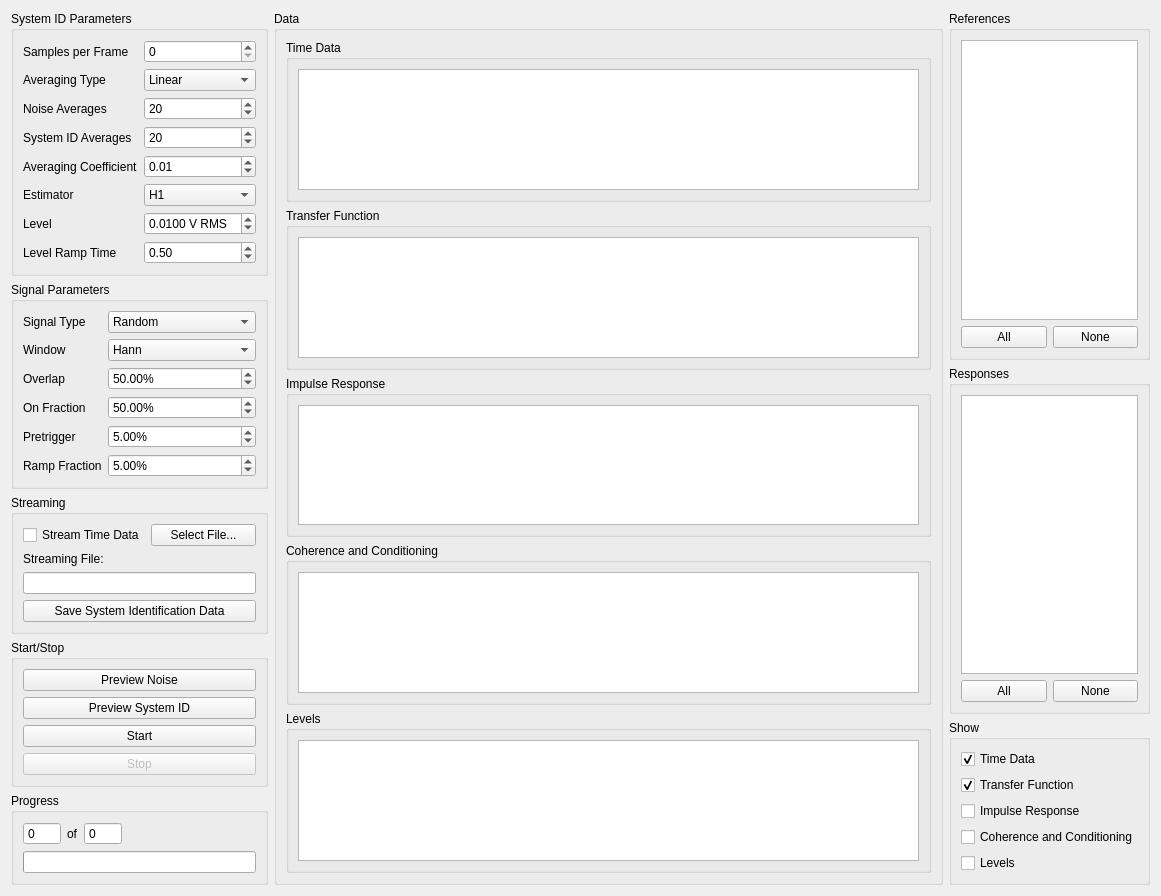
<?xml version="1.0" encoding="UTF-8"?>
<ui version="4.0">
 <class>system_identification</class>
 <widget class="QWidget" name="system_identification">
  <property name="geometry">
   <rect>
    <x>0</x>
    <y>0</y>
    <width>1161</width>
    <height>825</height>
   </rect>
  </property>
  <property name="windowTitle">
   <string>Form</string>
  </property>
  <layout class="QHBoxLayout" name="horizontalLayout_4" stretch="0,1,0">
   <item>
    <layout class="QVBoxLayout" name="parameters_and_control_layout">
     <item>
      <widget class="QGroupBox" name="parameters_groupbox">
       <property name="sizePolicy">
        <sizepolicy hsizetype="Minimum" vsizetype="Preferred">
         <horstretch>0</horstretch>
         <verstretch>0</verstretch>
        </sizepolicy>
       </property>
       <property name="title">
        <string>System ID Parameters</string>
       </property>
       <layout class="QFormLayout" name="formLayout">
        <item row="0" column="0">
         <widget class="QLabel" name="samplesPerFrameLabel">
          <property name="text">
           <string>Samples per Frame</string>
          </property>
         </widget>
        </item>
        <item row="0" column="1">
         <widget class="QSpinBox" name="samplesPerFrameSpinBox">
          <property name="toolTip">
           <string>Samples per measurement frame used in the system identification</string>
          </property>
          <property name="maximum">
           <number>999999999</number>
          </property>
         </widget>
        </item>
        <item row="1" column="0">
         <widget class="QLabel" name="averagingTypeLabel">
          <property name="text">
           <string>Averaging Type</string>
          </property>
         </widget>
        </item>
        <item row="1" column="1">
         <widget class="QComboBox" name="averagingTypeComboBox">
          <property name="sizePolicy">
           <sizepolicy hsizetype="Minimum" vsizetype="Fixed">
            <horstretch>0</horstretch>
            <verstretch>0</verstretch>
           </sizepolicy>
          </property>
          <property name="toolTip">
           <string>Type of averaging used in the system identification.  Linear averaging weights each measurement frame equally.  Exponential averaging treats more recent averages with a higher weight.</string>
          </property>
          <item>
           <property name="text">
            <string>Linear</string>
           </property>
          </item>
          <item>
           <property name="text">
            <string>Exponential</string>
           </property>
          </item>
         </widget>
        </item>
        <item row="2" column="0">
         <widget class="QLabel" name="noiseAveragesLabel">
          <property name="text">
           <string>Noise Averages</string>
          </property>
         </widget>
        </item>
        <item row="2" column="1">
         <widget class="QSpinBox" name="noiseAveragesSpinBox">
          <property name="toolTip">
           <string>Number of measurement frames to acquire to analyze the noise level of the test.</string>
          </property>
          <property name="minimum">
           <number>1</number>
          </property>
          <property name="maximum">
           <number>999</number>
          </property>
          <property name="value">
           <number>20</number>
          </property>
         </widget>
        </item>
        <item row="3" column="0">
         <widget class="QLabel" name="systemIDAveragesLabel">
          <property name="text">
           <string>System ID Averages</string>
          </property>
         </widget>
        </item>
        <item row="3" column="1">
         <widget class="QSpinBox" name="systemIDAveragesSpinBox">
          <property name="toolTip">
           <string>Number of measurement frames to acquire to identify the system and compute transfer functions.</string>
          </property>
          <property name="minimum">
           <number>1</number>
          </property>
          <property name="maximum">
           <number>999</number>
          </property>
          <property name="value">
           <number>20</number>
          </property>
         </widget>
        </item>
        <item row="4" column="0">
         <widget class="QLabel" name="averagingCoefficientLabel">
          <property name="text">
           <string>Averaging Coefficient</string>
          </property>
         </widget>
        </item>
        <item row="4" column="1">
         <widget class="QDoubleSpinBox" name="averagingCoefficientDoubleSpinBox">
          <property name="toolTip">
           <string>Averaging coefficient used to weight the most recent measurement frame if exponential averaging is used.</string>
          </property>
          <property name="maximum">
           <double>1.000000000000000</double>
          </property>
          <property name="singleStep">
           <double>0.010000000000000</double>
          </property>
          <property name="value">
           <double>0.010000000000000</double>
          </property>
         </widget>
        </item>
        <item row="5" column="0">
         <widget class="QLabel" name="estimatorLabel">
          <property name="text">
           <string>Estimator</string>
          </property>
         </widget>
        </item>
        <item row="5" column="1">
         <widget class="QComboBox" name="estimatorComboBox">
          <property name="sizePolicy">
           <sizepolicy hsizetype="Minimum" vsizetype="Fixed">
            <horstretch>0</horstretch>
            <verstretch>0</verstretch>
           </sizepolicy>
          </property>
          <property name="toolTip">
           <string>Estimator to use to compute the system identification.</string>
          </property>
          <item>
           <property name="text">
            <string>H1</string>
           </property>
          </item>
          <item>
           <property name="text">
            <string>H2</string>
           </property>
          </item>
          <item>
           <property name="text">
            <string>H3</string>
           </property>
          </item>
          <item>
           <property name="text">
            <string>Hv</string>
           </property>
          </item>
          <item>
           <property name="text">
            <string>CVA</string>
           </property>
          </item>
         </widget>
        </item>
        <item row="6" column="0">
         <widget class="QLabel" name="levelLabel">
          <property name="text">
           <string>Level</string>
          </property>
         </widget>
        </item>
        <item row="6" column="1">
         <widget class="QDoubleSpinBox" name="levelDoubleSpinBox">
          <property name="toolTip">
           <string>RMS voltage level to play to the shakers when computing system identification</string>
          </property>
          <property name="keyboardTracking">
           <bool>false</bool>
          </property>
          <property name="suffix">
           <string> V RMS</string>
          </property>
          <property name="decimals">
           <number>4</number>
          </property>
          <property name="minimum">
           <double>0.000100000000000</double>
          </property>
          <property name="maximum">
           <double>10.000000000000000</double>
          </property>
          <property name="singleStep">
           <double>0.010000000000000</double>
          </property>
          <property name="value">
           <double>0.010000000000000</double>
          </property>
         </widget>
        </item>
        <item row="7" column="1">
         <widget class="QDoubleSpinBox" name="levelRampTimeDoubleSpinBox">
          <property name="toolTip">
           <string>Time to ramp the system identification voltage to the test level.</string>
          </property>
          <property name="minimum">
           <double>0.250000000000000</double>
          </property>
          <property name="value">
           <double>0.500000000000000</double>
          </property>
         </widget>
        </item>
        <item row="7" column="0">
         <widget class="QLabel" name="levelRampTimeLabel">
          <property name="text">
           <string>Level Ramp Time</string>
          </property>
         </widget>
        </item>
       </layout>
      </widget>
     </item>
     <item>
      <widget class="QGroupBox" name="groupBox">
       <property name="sizePolicy">
        <sizepolicy hsizetype="Minimum" vsizetype="Preferred">
         <horstretch>0</horstretch>
         <verstretch>0</verstretch>
        </sizepolicy>
       </property>
       <property name="title">
        <string>Signal Parameters</string>
       </property>
       <layout class="QFormLayout" name="formLayout_2">
        <item row="0" column="0">
         <widget class="QLabel" name="signalTypeLabel">
          <property name="sizePolicy">
           <sizepolicy hsizetype="Minimum" vsizetype="Preferred">
            <horstretch>0</horstretch>
            <verstretch>0</verstretch>
           </sizepolicy>
          </property>
          <property name="text">
           <string>Signal Type</string>
          </property>
         </widget>
        </item>
        <item row="0" column="1">
         <widget class="QComboBox" name="signalTypeComboBox">
          <property name="sizePolicy">
           <sizepolicy hsizetype="Minimum" vsizetype="Fixed">
            <horstretch>0</horstretch>
            <verstretch>0</verstretch>
           </sizepolicy>
          </property>
          <property name="toolTip">
           <string>Excitation used for system identification.  Random and Burst random excitation are suitable for MIMO control problems.  Chrip and Pseudorandom should only be used for single-shaker excitation.</string>
          </property>
          <item>
           <property name="text">
            <string>Random</string>
           </property>
          </item>
          <item>
           <property name="text">
            <string>Pseudorandom</string>
           </property>
          </item>
          <item>
           <property name="text">
            <string>Burst Random</string>
           </property>
          </item>
          <item>
           <property name="text">
            <string>Chirp</string>
           </property>
          </item>
         </widget>
        </item>
        <item row="1" column="0">
         <widget class="QLabel" name="windowLabel">
          <property name="sizePolicy">
           <sizepolicy hsizetype="Minimum" vsizetype="Preferred">
            <horstretch>0</horstretch>
            <verstretch>0</verstretch>
           </sizepolicy>
          </property>
          <property name="text">
           <string>Window</string>
          </property>
         </widget>
        </item>
        <item row="1" column="1">
         <widget class="QComboBox" name="windowComboBox">
          <property name="sizePolicy">
           <sizepolicy hsizetype="Minimum" vsizetype="Fixed">
            <horstretch>0</horstretch>
            <verstretch>0</verstretch>
           </sizepolicy>
          </property>
          <property name="toolTip">
           <string>Window to apply to the data when computing transfer functions</string>
          </property>
          <item>
           <property name="text">
            <string>Hann</string>
           </property>
          </item>
          <item>
           <property name="text">
            <string>Rectangle</string>
           </property>
          </item>
         </widget>
        </item>
        <item row="2" column="0">
         <widget class="QLabel" name="overlapLabel">
          <property name="sizePolicy">
           <sizepolicy hsizetype="Minimum" vsizetype="Preferred">
            <horstretch>0</horstretch>
            <verstretch>0</verstretch>
           </sizepolicy>
          </property>
          <property name="text">
           <string>Overlap</string>
          </property>
         </widget>
        </item>
        <item row="2" column="1">
         <widget class="QDoubleSpinBox" name="overlapDoubleSpinBox">
          <property name="toolTip">
           <string>Overlap to use between measurement frames when computing transfer functions.</string>
          </property>
          <property name="suffix">
           <string>%</string>
          </property>
          <property name="value">
           <double>50.000000000000000</double>
          </property>
         </widget>
        </item>
        <item row="3" column="0">
         <widget class="QLabel" name="onFractionLabel">
          <property name="text">
           <string>On Fraction</string>
          </property>
         </widget>
        </item>
        <item row="3" column="1">
         <widget class="QDoubleSpinBox" name="onFractionDoubleSpinBox">
          <property name="toolTip">
           <string>Fraction of the measurement frame that the burst random excitation is active for.</string>
          </property>
          <property name="suffix">
           <string>%</string>
          </property>
          <property name="value">
           <double>50.000000000000000</double>
          </property>
         </widget>
        </item>
        <item row="4" column="0">
         <widget class="QLabel" name="pretriggerLabel">
          <property name="text">
           <string>Pretrigger</string>
          </property>
         </widget>
        </item>
        <item row="4" column="1">
         <widget class="QDoubleSpinBox" name="pretriggerDoubleSpinBox">
          <property name="toolTip">
           <string>Percentage of the measurement frame that is before the burst random excitation.</string>
          </property>
          <property name="suffix">
           <string>%</string>
          </property>
          <property name="value">
           <double>5.000000000000000</double>
          </property>
         </widget>
        </item>
        <item row="5" column="0">
         <widget class="QLabel" name="rampFractionLabel">
          <property name="text">
           <string>Ramp Fraction</string>
          </property>
         </widget>
        </item>
        <item row="5" column="1">
         <widget class="QDoubleSpinBox" name="rampFractionDoubleSpinBox">
          <property name="toolTip">
           <string>Percentage of the burst that is used to ramp from zero to the test level.</string>
          </property>
          <property name="suffix">
           <string>%</string>
          </property>
          <property name="maximum">
           <double>50.000000000000000</double>
          </property>
          <property name="value">
           <double>5.000000000000000</double>
          </property>
         </widget>
        </item>
       </layout>
      </widget>
     </item>
     <item>
      <widget class="QGroupBox" name="streaming_groupbox">
       <property name="sizePolicy">
        <sizepolicy hsizetype="Minimum" vsizetype="Preferred">
         <horstretch>0</horstretch>
         <verstretch>0</verstretch>
        </sizepolicy>
       </property>
       <property name="title">
        <string>Streaming</string>
       </property>
       <layout class="QVBoxLayout" name="verticalLayout_5">
        <item>
         <layout class="QHBoxLayout" name="streaming_layout">
          <item>
           <widget class="QCheckBox" name="stream_transfer_function_data_checkbox">
            <property name="toolTip">
             <string>If checked, time data from system identification will be streamed to disk.</string>
            </property>
            <property name="text">
             <string>Stream Time Data</string>
            </property>
           </widget>
          </item>
          <item>
           <widget class="QPushButton" name="select_transfer_function_stream_file_button">
            <property name="toolTip">
             <string>Selects the file to which time data will be streamed.</string>
            </property>
            <property name="text">
             <string>Select File...</string>
            </property>
           </widget>
          </item>
         </layout>
        </item>
        <item>
         <widget class="QLabel" name="transfer_function_stream_file_label">
          <property name="text">
           <string>Streaming File:</string>
          </property>
         </widget>
        </item>
        <item>
         <widget class="QLineEdit" name="transfer_function_stream_file_display">
          <property name="sizePolicy">
           <sizepolicy hsizetype="Minimum" vsizetype="Fixed">
            <horstretch>0</horstretch>
            <verstretch>0</verstretch>
           </sizepolicy>
          </property>
          <property name="toolTip">
           <string>File to which system identification data will be streamed.</string>
          </property>
          <property name="readOnly">
           <bool>true</bool>
          </property>
         </widget>
        </item>
        <item>
         <widget class="QPushButton" name="save_system_id_matrices_button">
          <property name="toolTip">
           <string>Save system identification spectral data to a file on the disk.</string>
          </property>
          <property name="text">
           <string>Save System Identification Data</string>
          </property>
         </widget>
        </item>
       </layout>
      </widget>
     </item>
     <item>
      <widget class="QGroupBox" name="start_stop_groupbox">
       <property name="sizePolicy">
        <sizepolicy hsizetype="Minimum" vsizetype="Preferred">
         <horstretch>0</horstretch>
         <verstretch>0</verstretch>
        </sizepolicy>
       </property>
       <property name="title">
        <string>Start/Stop</string>
       </property>
       <layout class="QGridLayout" name="gridLayout">
        <item row="0" column="0">
         <widget class="QPushButton" name="preview_noise_button">
          <property name="toolTip">
           <string>Starts the noise identification of the system identification process.  No excitation will be applied to the shakers.</string>
          </property>
          <property name="text">
           <string>Preview Noise</string>
          </property>
         </widget>
        </item>
        <item row="1" column="0">
         <widget class="QPushButton" name="preview_system_id_button">
          <property name="toolTip">
           <string>Previews system identification, where excitation is played to the shakers.</string>
          </property>
          <property name="text">
           <string>Preview System ID</string>
          </property>
         </widget>
        </item>
        <item row="3" column="0">
         <widget class="QPushButton" name="stop_button">
          <property name="enabled">
           <bool>false</bool>
          </property>
          <property name="toolTip">
           <string>Stops the system identification process.</string>
          </property>
          <property name="text">
           <string>Stop</string>
          </property>
         </widget>
        </item>
        <item row="2" column="0">
         <widget class="QPushButton" name="start_button">
          <property name="toolTip">
           <string>Starts the full system identification process, including noise characterization and transfer function computation.</string>
          </property>
          <property name="text">
           <string>Start</string>
          </property>
         </widget>
        </item>
       </layout>
      </widget>
     </item>
     <item>
      <widget class="QGroupBox" name="progress_groupbox">
       <property name="title">
        <string>Progress</string>
       </property>
       <layout class="QVBoxLayout" name="verticalLayout_3">
        <item>
         <layout class="QHBoxLayout" name="frame_number_layout">
          <item>
           <widget class="QSpinBox" name="current_frames_spinbox">
            <property name="toolTip">
             <string>Current number of system identification averages that have been acquired.</string>
            </property>
            <property name="readOnly">
             <bool>true</bool>
            </property>
            <property name="buttonSymbols">
             <enum>QAbstractSpinBox::NoButtons</enum>
            </property>
            <property name="maximum">
             <number>1000</number>
            </property>
           </widget>
          </item>
          <item>
           <widget class="QLabel" name="of_label">
            <property name="sizePolicy">
             <sizepolicy hsizetype="Minimum" vsizetype="Preferred">
              <horstretch>0</horstretch>
              <verstretch>0</verstretch>
             </sizepolicy>
            </property>
            <property name="text">
             <string>of</string>
            </property>
           </widget>
          </item>
          <item>
           <widget class="QSpinBox" name="total_frames_spinbox">
            <property name="toolTip">
             <string>Total number of system identification averages that will be acquired.</string>
            </property>
            <property name="readOnly">
             <bool>true</bool>
            </property>
            <property name="buttonSymbols">
             <enum>QAbstractSpinBox::NoButtons</enum>
            </property>
            <property name="maximum">
             <number>1000</number>
            </property>
           </widget>
          </item>
          <item>
           <spacer name="horizontalSpacer">
            <property name="orientation">
             <enum>Qt::Horizontal</enum>
            </property>
            <property name="sizeType">
             <enum>QSizePolicy::Expanding</enum>
            </property>
            <property name="sizeHint" stdset="0">
             <size>
              <width>120</width>
              <height>20</height>
             </size>
            </property>
           </spacer>
          </item>
         </layout>
        </item>
        <item>
         <widget class="QProgressBar" name="progressBar">
          <property name="sizePolicy">
           <sizepolicy hsizetype="Minimum" vsizetype="Fixed">
            <horstretch>0</horstretch>
            <verstretch>0</verstretch>
           </sizepolicy>
          </property>
          <property name="toolTip">
           <string>System identification progress display.</string>
          </property>
          <property name="value">
           <number>0</number>
          </property>
          <property name="textVisible">
           <bool>false</bool>
          </property>
         </widget>
        </item>
       </layout>
      </widget>
     </item>
     <item>
      <spacer name="parameters_and_control_spacer">
       <property name="orientation">
        <enum>Qt::Vertical</enum>
       </property>
       <property name="sizeHint" stdset="0">
        <size>
         <width>20</width>
         <height>40</height>
        </size>
       </property>
      </spacer>
     </item>
    </layout>
   </item>
   <item>
    <layout class="QVBoxLayout" name="data_layout">
     <item>
      <widget class="QGroupBox" name="data_groupbox">
       <property name="sizePolicy">
        <sizepolicy hsizetype="Expanding" vsizetype="Preferred">
         <horstretch>0</horstretch>
         <verstretch>0</verstretch>
        </sizepolicy>
       </property>
       <property name="title">
        <string>Data</string>
       </property>
       <layout class="QVBoxLayout" name="verticalLayout_8" stretch="0,0,0,0,0">
        <item>
         <widget class="QGroupBox" name="time_data_groupbox">
          <property name="title">
           <string>Time Data</string>
          </property>
          <layout class="QHBoxLayout" name="horizontalLayout_5">
           <item>
            <widget class="GraphicsLayoutWidget" name="time_data_graphicslayout"/>
           </item>
          </layout>
         </widget>
        </item>
        <item>
         <widget class="QGroupBox" name="transfer_function_groupbox">
          <property name="title">
           <string>Transfer Function</string>
          </property>
          <layout class="QVBoxLayout" name="verticalLayout_10">
           <item>
            <widget class="GraphicsLayoutWidget" name="transfer_function_graphics_layout"/>
           </item>
          </layout>
         </widget>
        </item>
        <item>
         <widget class="QGroupBox" name="impulse_groupbox">
          <property name="title">
           <string>Impulse Response</string>
          </property>
          <layout class="QHBoxLayout" name="horizontalLayout_8">
           <item>
            <widget class="GraphicsLayoutWidget" name="impulse_graphicslayout"/>
           </item>
          </layout>
         </widget>
        </item>
        <item>
         <widget class="QGroupBox" name="coherence_groupbox">
          <property name="title">
           <string>Coherence and Conditioning</string>
          </property>
          <layout class="QVBoxLayout" name="verticalLayout_11">
           <item>
            <widget class="GraphicsLayoutWidget" name="coherence_graphicslayout"/>
           </item>
          </layout>
         </widget>
        </item>
        <item>
         <widget class="QGroupBox" name="levels_groupbox">
          <property name="title">
           <string>Levels</string>
          </property>
          <layout class="QHBoxLayout" name="horizontalLayout_7">
           <item>
            <widget class="GraphicsLayoutWidget" name="levels_graphicslayout"/>
           </item>
          </layout>
         </widget>
        </item>
       </layout>
      </widget>
     </item>
    </layout>
   </item>
   <item>
    <layout class="QVBoxLayout" name="data_selection_layout">
     <item>
      <widget class="QGroupBox" name="references_groupbox">
       <property name="title">
        <string>References</string>
       </property>
       <layout class="QVBoxLayout" name="verticalLayout">
        <item>
         <widget class="QListWidget" name="reference_selector">
          <property name="sizePolicy">
           <sizepolicy hsizetype="Minimum" vsizetype="Expanding">
            <horstretch>0</horstretch>
            <verstretch>0</verstretch>
           </sizepolicy>
          </property>
          <property name="toolTip">
           <string>Select the references to visualize</string>
          </property>
          <property name="sizeAdjustPolicy">
           <enum>QAbstractScrollArea::AdjustToContents</enum>
          </property>
          <property name="selectionMode">
           <enum>QAbstractItemView::ExtendedSelection</enum>
          </property>
         </widget>
        </item>
        <item>
         <layout class="QHBoxLayout" name="references_button_layout">
          <item>
           <widget class="QPushButton" name="references_all_button">
            <property name="toolTip">
             <string>Select all references</string>
            </property>
            <property name="text">
             <string>All</string>
            </property>
           </widget>
          </item>
          <item>
           <widget class="QPushButton" name="references_none_button">
            <property name="toolTip">
             <string>Deselect all references</string>
            </property>
            <property name="text">
             <string>None</string>
            </property>
           </widget>
          </item>
         </layout>
        </item>
       </layout>
      </widget>
     </item>
     <item>
      <widget class="QGroupBox" name="responses_groupbox">
       <property name="title">
        <string>Responses</string>
       </property>
       <layout class="QVBoxLayout" name="verticalLayout_2">
        <item>
         <widget class="QListWidget" name="response_selector">
          <property name="sizePolicy">
           <sizepolicy hsizetype="Minimum" vsizetype="Expanding">
            <horstretch>0</horstretch>
            <verstretch>0</verstretch>
           </sizepolicy>
          </property>
          <property name="toolTip">
           <string>Select responses to visualize</string>
          </property>
          <property name="sizeAdjustPolicy">
           <enum>QAbstractScrollArea::AdjustToContents</enum>
          </property>
          <property name="selectionMode">
           <enum>QAbstractItemView::ExtendedSelection</enum>
          </property>
         </widget>
        </item>
        <item>
         <layout class="QHBoxLayout" name="responses_button_layout">
          <item>
           <widget class="QPushButton" name="responses_all_button">
            <property name="toolTip">
             <string>Visualize all responses</string>
            </property>
            <property name="text">
             <string>All</string>
            </property>
           </widget>
          </item>
          <item>
           <widget class="QPushButton" name="responses_none_button">
            <property name="toolTip">
             <string>Visualize no responses</string>
            </property>
            <property name="text">
             <string>None</string>
            </property>
           </widget>
          </item>
         </layout>
        </item>
       </layout>
      </widget>
     </item>
     <item>
      <widget class="QGroupBox" name="show_groupbox">
       <property name="title">
        <string>Show</string>
       </property>
       <layout class="QVBoxLayout" name="verticalLayout_6">
        <item>
         <widget class="QCheckBox" name="time_data_checkbox">
          <property name="toolTip">
           <string>Check to show time data during the system identification</string>
          </property>
          <property name="text">
           <string>Time Data</string>
          </property>
          <property name="checked">
           <bool>true</bool>
          </property>
         </widget>
        </item>
        <item>
         <widget class="QCheckBox" name="transfer_function_checkbox">
          <property name="toolTip">
           <string>Check to show transfer functions in the system identification</string>
          </property>
          <property name="text">
           <string>Transfer Function</string>
          </property>
          <property name="checked">
           <bool>true</bool>
          </property>
         </widget>
        </item>
        <item>
         <widget class="QCheckBox" name="impulse_checkbox">
          <property name="toolTip">
           <string>Check to show the impulse response function, which is the IFFT of the transfer function.</string>
          </property>
          <property name="text">
           <string>Impulse Response</string>
          </property>
         </widget>
        </item>
        <item>
         <widget class="QCheckBox" name="coherence_checkbox">
          <property name="toolTip">
           <string>Check to show multiple coherence and condition number of the transfer function matrix</string>
          </property>
          <property name="text">
           <string>Coherence and Conditioning</string>
          </property>
         </widget>
        </item>
        <item>
         <widget class="QCheckBox" name="levels_checkbox">
          <property name="toolTip">
           <string>Check to show levels for system identification and noise characterization</string>
          </property>
          <property name="text">
           <string>Levels</string>
          </property>
         </widget>
        </item>
       </layout>
      </widget>
     </item>
    </layout>
   </item>
  </layout>
 </widget>
 <customwidgets>
  <customwidget>
   <class>GraphicsLayoutWidget</class>
   <extends>QGraphicsView</extends>
   <header location="global">pyqtgraph</header>
  </customwidget>
 </customwidgets>
 <resources/>
 <connections/>
</ui>
